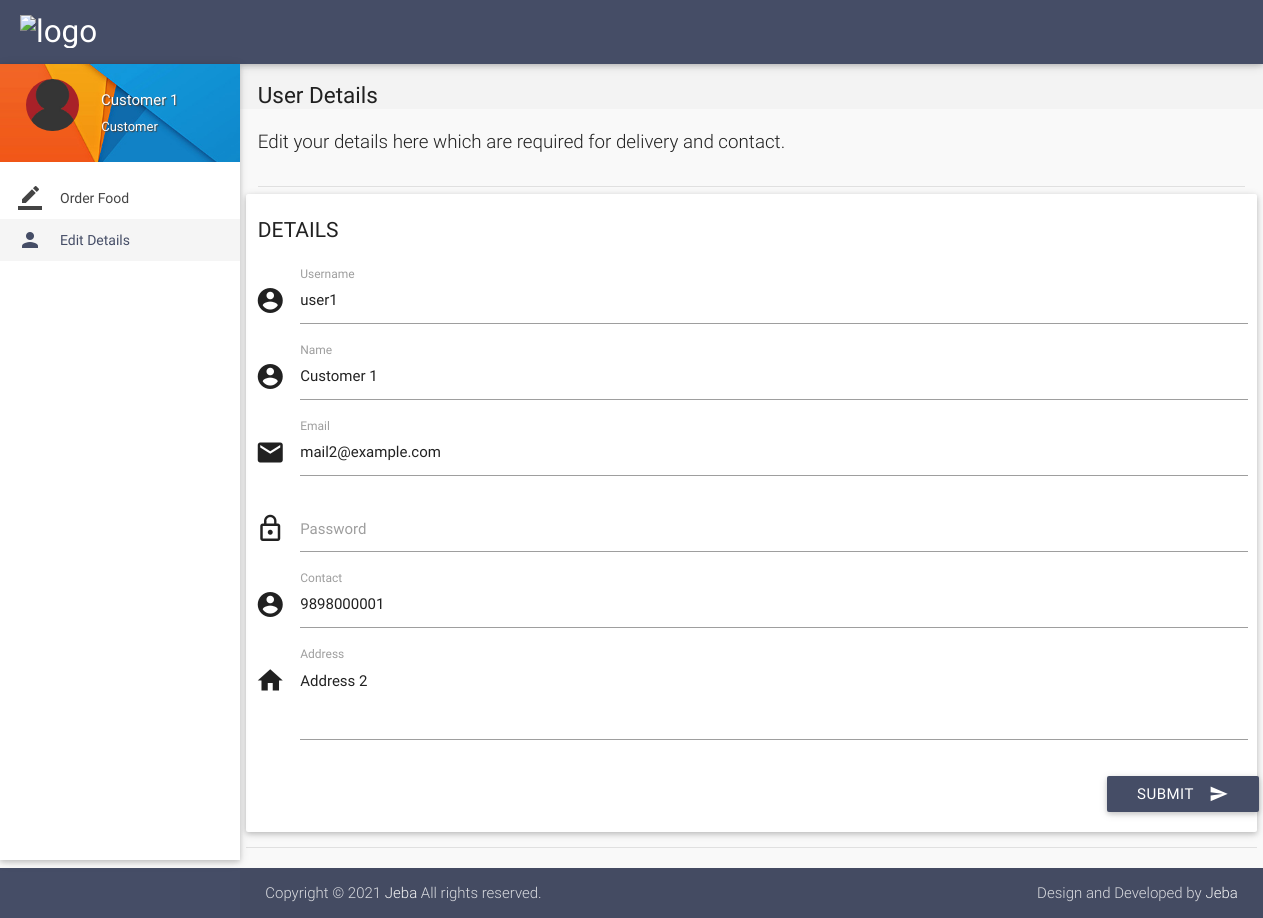
Page /details.php (signed in) on the committed database.
### tables this page shows
CREATE TABLE `users` (
  `id` int(11) NOT NULL,
  `role` varchar(15) NOT NULL DEFAULT 'Customer',
  `name` varchar(15) NOT NULL,
  `username` varchar(10) NOT NULL,
  `password` varchar(16) NOT NULL,
  `email` varchar(35) DEFAULT NULL,
  `address` varchar(300) DEFAULT NULL,
  `contact` bigint(11) NOT NULL,
  `verified` tinyint(1) NOT NULL DEFAULT 0,
  `deleted` tinyint(4) NOT NULL DEFAULT 0
);

### includes/connect.php (called while the page is built, shortened)
<?php
$role = $_SESSION['role'];
?>

### details.php (the view, shortened to what this page needs)
<?php
include 'includes/connect.php';
$user_id = $_SESSION['user_id'];
$result = mysqli_query($con, "SELECT * FROM users where id = $user_id");
while($row = mysqli_fetch_array($result)){
$name = $row['name'];
$address = $row['address'];
$contact = $row['contact'];
$email = $row['email'];
$username = $row['username'];
}
	if($_SESSION['customer_sid']==session_id())
	{
		?>
<!DOCTYPE html>
<html lang="en">
<head>
  <link href="css/materialize.min.css" type="text/css" rel="stylesheet" media="screen,projection">
  <link href="css/style.min.css" type="text/css" rel="stylesheet" media="screen,projection">
  <link href="css/custom/custom.min.css" type="text/css" rel="stylesheet" media="screen,projection">
  <link href="js/plugins/perfect-scrollbar/perfect-scrollbar.css" type="text/css" rel="stylesheet" media="screen,projection">
</head>
<body>
  <header id="header" class="page-topbar">
        <div class="navbar-fixed">
            <nav class="navbar-color">
                <div class="nav-wrapper">
                    <ul class="left">
                      <li><h1 class="logo-wrapper"><a href="index.php" class="brand-logo darken-1"><img src="images/materialize-logo.png" alt="logo"></a> <span class="logo-text">Logo</span></h1></li>
                    </ul>
                </div>
            </nav>
        </div>
  </header>
  <div id="main">
    <div class="wrapper">
      <aside id="left-sidebar-nav">
        <ul id="slide-out" class="side-nav fixed leftside-navigation">
            <li class="user-details cyan darken-2">
            <div class="row">
                <div class="col col s4 m4 l4">
                    <img src="images/avatar.jpg" alt="" class="circle responsive-img valign profile-image">
                </div>
                <div class="col col s8 m8 l8">
                    <a class="btn-flat dropdown-button waves-effect waves-light white-text profile-btn" href="#" data-activates="profile-dropdown"><?php echo $name;?> <i class="mdi-navigation-arrow-drop-down right"></i></a>
                    <p class="user-roal"><?php echo $role;?></p>
                </div>
            </div>
            </li>
            <li class="bold"><a href="index.php" class="waves-effect waves-cyan"><i class="mdi-editor-border-color"></i> Order Food</a>
            </li>
            <li class="bold active"><a href="details.php" class="waves-effect waves-cyan"><i class="mdi-social-person"></i> Edit Details</a>
            </li>
        </ul>
        </aside>
      <section id="content">
        <div id="breadcrumbs-wrapper">
          <div class="container">
            <div class="row">
              <div class="col s12 m12 l12">
                <h5 class="breadcrumbs-title">User Details</h5>
              </div>
            </div>
          </div>
        </div>
        <div class="container">
          <p class="caption">Edit your details here which are required for delivery and contact.</p>
          <div class="divider"></div>
            <div class="row">
              <div class="col s12 m4 l3">
                <h4 class="header">Details</h4>
              </div>
<div>
                <div class="card-panel">
                  <div class="row">
                    <form class="formValidate" id="formValidate" method="post" action="routers/details-router.php" novalidate="novalidate"class="col s12">
                      <div class="row">
                        <div class="input-field col s12">
                          <i class="mdi-action-account-circle prefix"></i>
                          <input name="username" id="username" type="text" value="<?php echo $username;?>" data-error=".errorTxt1">
                          <label for="username" class="">Username</label>
                        </div>
                      </div>
                      <div class="row">
                        <div class="input-field col s12">
                          <i class="mdi-action-account-circle prefix"></i>
                          <input name="name" id="name" type="text" value="<?php echo $name;?>" data-error=".errorTxt2">
                          <label for="name" class="">Name</label>
                        </div>
                      </div>
                      <div class="row">
                        <div class="input-field col s12">
                          <i class="mdi-communication-email prefix"></i>
                          <input name="email" id="email" type="email" value="<?php echo $email;?>" data-error=".errorTxt3">
                          <label for="email" class="">Email</label>
                        </div>
                      </div>
                      <div class="row">
                        <div class="input-field col s12">
                          <i class="mdi-action-lock-outline prefix"></i>
                          <input name="password" id="password" type="password" data-error=".errorTxt4">
                          <label for="password" class="">Password</label>
                        </div>
                      </div>
                      <div class="row">
                        <div class="input-field col s12">
                          <i class="mdi-action-account-circle prefix"></i>
                          <input name="phone" id="phone" type="number" value="<?php echo $contact;?>" data-error=".errorTxt5">
                          <label for="phone" class="">Contact</label>
                        </div>
                      </div>
                      <div class="row">
                        <div class="input-field col s12">
                          <i class="mdi-action-home prefix"></i>
                          <textarea name="address" id="address" class="materialize-textarea validate" data-error=".errorTxt6"><?php echo $address;?></textarea>
                          <label for="address" class="">Address</label>
                        </div>
                        <div class="row">
                          <div class="input-field col s12">
                            <button class="btn cyan waves-effect waves-light right" type="submit" name="action">Submit
                              <i class="mdi-content-send right"></i>
                            </button>
                          </div>
                        </div>
                      </div>
                    </form>
                  </div>
                </div>
              </div>
            <div class="divider"></div>
          </div>
      </section>
    </div>
  </div>
  <footer class="page-footer">
    <div class="footer-copyright">
      <div class="container">
        <span>Copyright © 2021 <a class="grey-text text-lighten-4" href="#" target="_blank">Jeba</a> All rights reserved.</span>
        <span class="right"> Design and Developed by <a class="grey-text text-lighten-4" href="#">Jeba</a></span>
        </div>
    </div>
  </footer>
</body>
</html>
<?php
	}
?>

### details.php (style rules this page uses)
.input-field label.active { width:100%; }

### rows in the picture
users: name "Customer 1", username "user1", email "mail2@example.com", phone "9898000001", address "Address 2"

### other values in the picture
$role "Customer"
